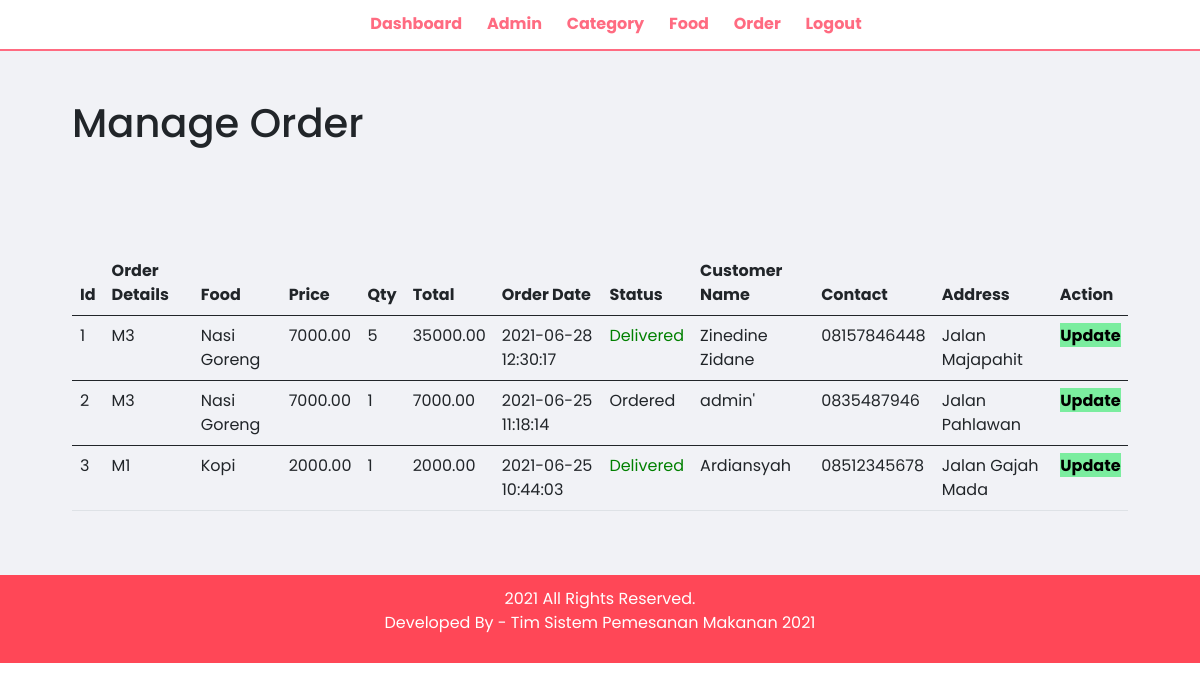
Screenshot of /admin/manage-order.php (signed in) with the database file from the repository.
### tables this page shows
CREATE TABLE tbl_order (
  id int(10) UNSIGNED NOT NULL PRIMARY KEY,
  id_table varchar(3), FOREIGN KEY (id_table) REFERENCES tbl_meja(id_table),
  food varchar(150) NOT NULL,
  price decimal(10,2) NOT NULL,
  qty int(11) NOT NULL,
  total decimal(10,2) NOT NULL,
  order_date datetime NOT NULL,
  status varchar(50) NOT NULL,
  customer_name varchar(150) NOT NULL,
  customer_contact varchar(20) NOT NULL,
  customer_address varchar(255) NOT NULL
);

### admin/manage-order.php (the view, shortened to what this page needs)
<?php include("partials/menu.php")?>
<div class="main-content">
	<div class="wrapper">
<h1>Manage Order</h1>
				<br /><br />
			<br><br>
			<table class="table">
				<thead>
				<tr class="text-center">
					<th scope="col">Id</th>
					<th scope="col">Order Details</th>
					<th scope="col">Food</th>
					<th scope="col">Price</th>
					<th scope="col">Qty</th>
					<th scope="col">Total</th>
					<th scope="col">Order Date</th>
					<th scope="col">Status</th>
					<th scope="col">Customer Name</th>
					<th scope="col">Contact</th>
					<th scope="col">Address</th>
					<th scope="col">Action</th>
				</tr>
				</thead>
<?php
	$sql = "SELECT * FROM tbl_order ORDER BY order_date DESC";
	$res = mysqli_query($conn, $sql);
	$count = mysqli_num_rows($res);
	$sn = 1;
	if($count > 0){
		while($row = mysqli_fetch_assoc($res)){
			$id = $row['id'];
			$food = $row['food'];
			$id_table = $row['id_table'];
			$price = $row['price'];
			$qty = $row['qty'];
			$total = $row['total'];
			$order_date = $row ['order_date'];
			$status = $row ['status'];
			$customer_name = $row['customer_name'];
			$customer_address = $row['customer_address'];
			$customer_contact  = $row['customer_contact'];
			?>
			<tbody>
				<tr class="table table-striped text-start">
					<td scope="row"><?php echo $sn++;?></td>
					<td><?php echo $id_table;?></td>
					<td><?php echo $food;?></td>
					<td><?php echo $price;?></td>
					<td><?php echo $qty;?></td>
					<td><?php echo $total;?></td>
					<td><?php echo $order_date;?></td>
					<td>
						<?php
							if($status == "Ordered"){
								echo "<label>$status</label>";
							}elseif($status == "On Delivery"){
								echo "<label style='color: orange;'>$status</label>";
							}elseif($status == "Delivered"){
								echo "<label style='color: green;'>$status</label>";
							}elseif($status == "Cancelled"){
								echo "<label style='color: red;'>$status</label>";
							}
						?>
					</td>
					<td><?php echo $customer_name;?></td>
					<td><?php echo $customer_contact;?></td>
					<td><?php echo $customer_address;?></td>
					<td>
						<a href="<?php echo SITEURL; ?>admin/update-order.php? id=<?php echo $id; ?>" class="btn-secondary">Update</a>
					</td>
				</tr>
			</tbody>
			<?php
		}
	}else{
		echo "<tr><td colspan='12' class='eror'>Orders not available</td></tr>";
	}
	?>
		</table>
	</div>
</div>
<?php include("partials/footer.php")?>

### css/admin.css (style rules this page uses)
* { margin: 0 0; padding: 0 0; font-family: "Poppins", sans-serif; }
.wrapper { padding: 1%; width: 90%; margin: 0 auto; }
.text-center { text-align: center; }
table tr th { border-bottom: 1px solid black; padding: 1%; text-align: left; }
table tr td { padding: 1%; }
.btn-secondary { background-color: #7bed9f; padding: 1%; color: black; text-decoration: none; font-weight: bold; }
.main-content { background-color: #f1f2f6; padding: 3% 0; }

### rows the page displays
tbl_order: id_table "M3", food "Nasi Goreng", price "7000.00", qty "5", total "35000.00", order_date "2021-06-28 12:30:17", status "Delivered", customer_name "Zinedine Zidane", customer_contact "08157846448", customer_address "Jalan Majapahit"
tbl_order: id_table "M3", food "Nasi Goreng", price "7000.00", qty "1", total "7000.00", order_date "2021-06-25 11:18:14", status "Ordered", customer_name "admin'", customer_contact "0835487946", customer_address "Jalan Pahlawan"
tbl_order: id_table "M1", food "Kopi", price "2000.00", qty "1", total "2000.00", order_date "2021-06-25 10:44:03", status "Delivered", customer_name "Ardiansyah", customer_contact "08512345678", customer_address "Jalan Gajah Mada"
